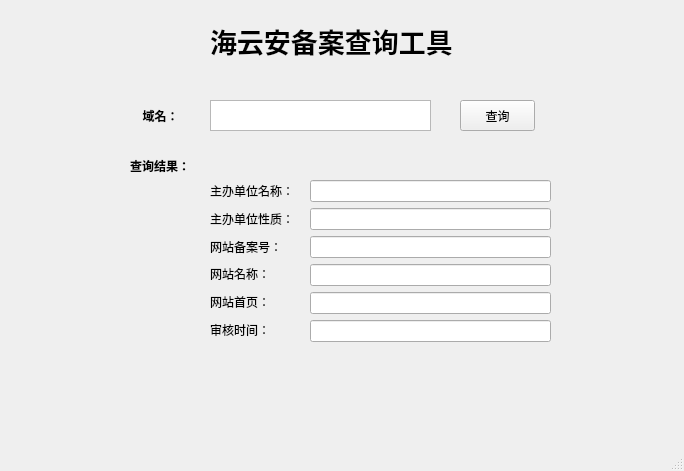
<?xml version="1.0" encoding="UTF-8"?>
<ui version="4.0">
 <class>MainWindow</class>
 <widget class="QMainWindow" name="MainWindow">
  <property name="geometry">
   <rect>
    <x>0</x>
    <y>0</y>
    <width>684</width>
    <height>471</height>
   </rect>
  </property>
  <property name="windowTitle">
   <string>MainWindow</string>
  </property>
  <widget class="QWidget" name="centralwidget">
   <widget class="QLabel" name="label">
    <property name="geometry">
     <rect>
      <x>130</x>
      <y>100</y>
      <width>61</width>
      <height>31</height>
     </rect>
    </property>
    <property name="font">
     <font>
      <weight>75</weight>
      <bold>true</bold>
     </font>
    </property>
    <property name="text">
     <string>域名：</string>
    </property>
    <property name="alignment">
     <set>Qt::AlignCenter</set>
    </property>
   </widget>
   <widget class="QTextEdit" name="textEdit">
    <property name="geometry">
     <rect>
      <x>210</x>
      <y>100</y>
      <width>221</width>
      <height>31</height>
     </rect>
    </property>
   </widget>
   <widget class="QPushButton" name="pushButton">
    <property name="geometry">
     <rect>
      <x>460</x>
      <y>100</y>
      <width>75</width>
      <height>31</height>
     </rect>
    </property>
    <property name="text">
     <string>查询</string>
    </property>
   </widget>
   <widget class="QLabel" name="label_2">
    <property name="geometry">
     <rect>
      <x>130</x>
      <y>150</y>
      <width>61</width>
      <height>31</height>
     </rect>
    </property>
    <property name="font">
     <font>
      <weight>75</weight>
      <bold>true</bold>
     </font>
    </property>
    <property name="text">
     <string>查询结果：</string>
    </property>
   </widget>
   <widget class="QWidget" name="verticalLayoutWidget">
    <property name="geometry">
     <rect>
      <x>310</x>
      <y>180</y>
      <width>241</width>
      <height>164</height>
     </rect>
    </property>
    <layout class="QVBoxLayout" name="verticalLayout">
     <item>
      <widget class="QLineEdit" name="lineEdit"/>
     </item>
     <item>
      <widget class="QLineEdit" name="lineEdit_5"/>
     </item>
     <item>
      <widget class="QLineEdit" name="lineEdit_6"/>
     </item>
     <item>
      <widget class="QLineEdit" name="lineEdit_4"/>
     </item>
     <item>
      <widget class="QLineEdit" name="lineEdit_3"/>
     </item>
     <item>
      <widget class="QLineEdit" name="lineEdit_2"/>
     </item>
    </layout>
   </widget>
   <widget class="QWidget" name="verticalLayoutWidget_2">
    <property name="geometry">
     <rect>
      <x>210</x>
      <y>180</y>
      <width>91</width>
      <height>161</height>
     </rect>
    </property>
    <layout class="QVBoxLayout" name="verticalLayout_2">
     <item>
      <widget class="QLabel" name="label_3">
       <property name="font">
        <font>
         <pointsize>9</pointsize>
        </font>
       </property>
       <property name="layoutDirection">
        <enum>Qt::RightToLeft</enum>
       </property>
       <property name="text">
        <string>主办单位名称：</string>
       </property>
      </widget>
     </item>
     <item>
      <widget class="QLabel" name="label_4">
       <property name="layoutDirection">
        <enum>Qt::LeftToRight</enum>
       </property>
       <property name="text">
        <string>主办单位性质：</string>
       </property>
      </widget>
     </item>
     <item>
      <widget class="QLabel" name="label_6">
       <property name="layoutDirection">
        <enum>Qt::LeftToRight</enum>
       </property>
       <property name="text">
        <string>网站备案号：</string>
       </property>
      </widget>
     </item>
     <item>
      <widget class="QLabel" name="label_7">
       <property name="text">
        <string>网站名称：</string>
       </property>
      </widget>
     </item>
     <item>
      <widget class="QLabel" name="label_8">
       <property name="text">
        <string>网站首页：</string>
       </property>
      </widget>
     </item>
     <item>
      <widget class="QLabel" name="label_5">
       <property name="text">
        <string>审核时间：</string>
       </property>
      </widget>
     </item>
    </layout>
   </widget>
   <widget class="QLabel" name="label_9">
    <property name="geometry">
     <rect>
      <x>210</x>
      <y>20</y>
      <width>251</width>
      <height>41</height>
     </rect>
    </property>
    <property name="font">
     <font>
      <pointsize>20</pointsize>
      <weight>75</weight>
      <bold>true</bold>
     </font>
    </property>
    <property name="text">
     <string>海云安备案查询工具</string>
    </property>
   </widget>
  </widget>
  <widget class="QMenuBar" name="menubar">
   <property name="geometry">
    <rect>
     <x>0</x>
     <y>0</y>
     <width>684</width>
     <height>23</height>
    </rect>
   </property>
  </widget>
  <widget class="QStatusBar" name="statusbar"/>
 </widget>
 <resources/>
 <connections/>
</ui>
